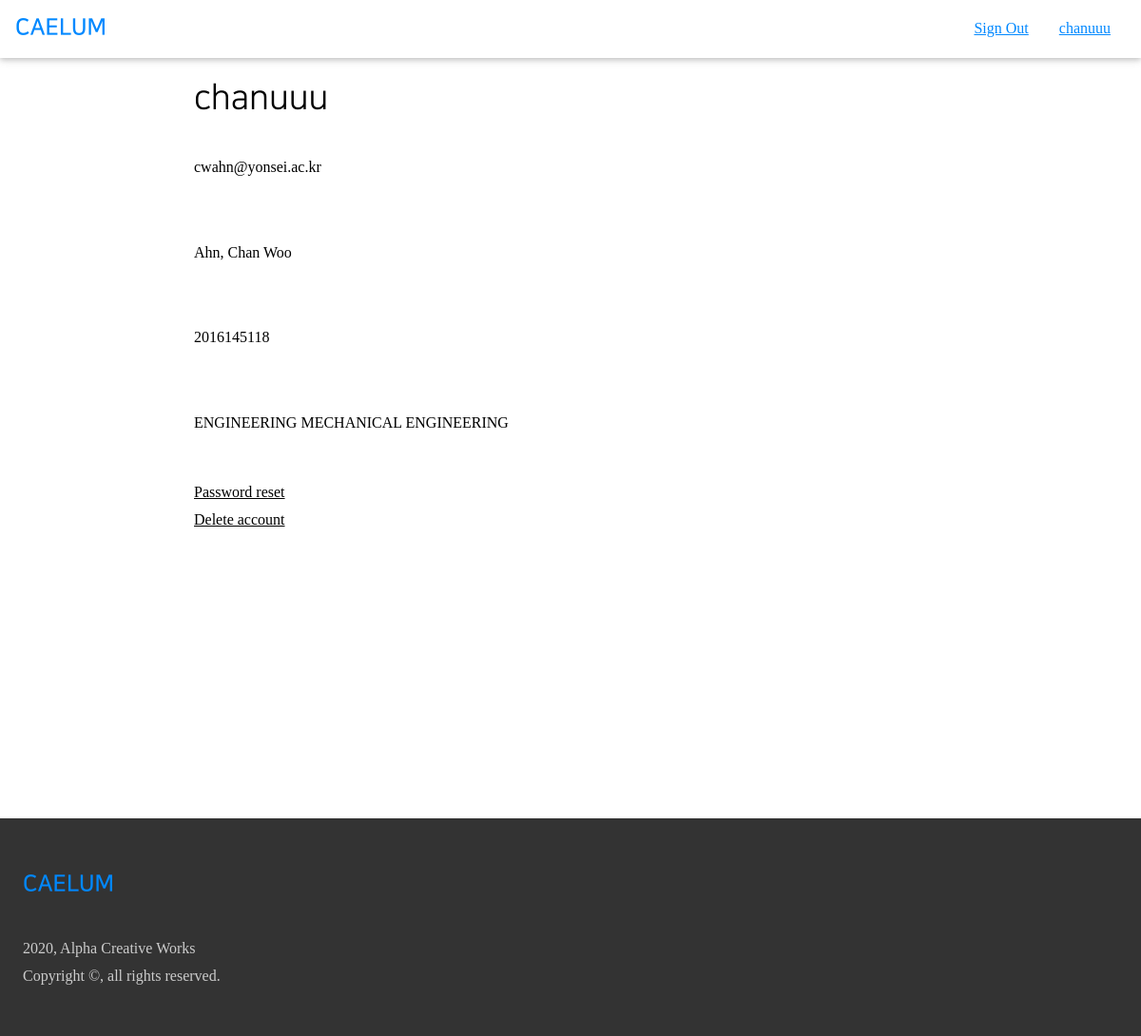
Page /accounts/account_manage (signed in) on the committed database.
### accounts/models.py (models this page shows, shortened)
class User(AbstractBaseUser):
    email = models.EmailField(
        max_length=255,
        unique=True,
    )
    portal_id = models.CharField(
        max_length=10,
        unique=True,
        null=True,
    )
    name = models.CharField(
        max_length=30,
        null=True,
    )
    dept_major = models.CharField(
        max_length=50,
        null=True,
    )
    username = models.SlugField(
        max_length=30,
        null=True,
    )
    is_email_verified = models.BooleanField(default=False)
    is_active = models.BooleanField(default=True)
    is_admin = models.BooleanField(default=False)
    objects = UserManager()
    USERNAME_FIELD = 'email'
    REQUIRED_FIELD = [
    ]

### accounts/views.py (the view)
# urls.py: path('account_manage', views.account_manage, name='account_manage'),
@login_required
def account_manage(request):
    user = request.user
    context = {
        'user': user,
    }
    return render(request, 'accounts/account-manage.html', context)

### accounts/templates/accounts/account-manage.html (shortened to what this page needs)
{% extends 'air/account_widget.html' %}
{% block content %}
<div class=" acw3-min-height-100 acw3-max-width-840">
    <div class=" acw3-container">
        <h1>{{user.username}}</h1>
    </div>
    <div class=" acw3-container">
        <p>{{user.email}}</p><br>
        <p>{{user.name}}</p><br>
        <p>{{user.portal_id}}</p><br>
        <p>{{user.dept_major}}</p><br>
        <a href="{% url 'accounts:pw_change' %}">Password reset</a><br>
        <a href="{% url 'accounts:account_delete_confirmation' %}">Delete account</a><br>
    </div>
</div>
{% endblock %}

### air/templates/air/account_widget.html (shortened to what this page needs)
{% extends 'common/base.html' %}
{% block account %}
<a href="{% url 'accounts:sign_out' %}" class=" acw3-bar-item">
    Sign Out
</a>
<a href="{% url 'accounts:account_manage' %}" class=" acw3-bar-item">
    {{ user.username }}
</a>
{% endblock %}

### static/common/acw3_pro.css (style rules this page uses)
html { box-sizing: border-box }
*, *:before, *:after { box-sizing: inherit }
html { -ms-text-size-adjust: 100%; -webkit-text-size-adjust: 100% }
body { margin: 0 }
a { background-color: transparent }
html, body { font-family: Verdana, sans-serif; font-size: 16px; line-height: 1.5 }
html { overflow-x: hidden }
h1 { font-size: 36px }
h1, h2, h3, h4, h5, h6 { font-family: "Segoe UI", Arial, sans-serif; font-weight: 400; margin: 10px 0 }
a { color: inherit }
.acw3-bar .acw3-bar-item { padding: 8px 16px; float: left; width: auto; border: none; display: block; outline: 0 }
.acw3-container:after, .acw3-container:before, .acw3-panel:after, .acw3-panel:before, .acw3-row:after, .acw3-row:before, .acw3-row-padding:after, .acw3-row-padding:before, .acw3-cell-row:before, .acw3-cell-row:after, .acw3-clear:after, .acw3-clear:before, .acw3-bar:before, .acw3-bar:after { content: ""; display: table; clear: both }
.acw3-container, .acw3-panel { padding: 0.01em 24px }

### static/common/axw3.css (style rules this page uses)
body, html { height: 100%; line-height: 1.8; padding: 0; margin: 0; font-family: "NBG"; }
h1, h2, h3, h4, h5, h6 { font-family: "NS"; color: #000000; }
a { cursor: pointer; }
.acw3-max-width-840 { max-width: 840px; margin: auto; }
.acw3-min-height-100 { min-height: 100vh; }

### rows in the picture
User: username "chanuuu", email "cwahn@yonsei.ac.kr", name "Ahn, Chan Woo", portal_id "2016145118", dept_major "ENGINEERING MECHANICAL ENGINEERING"
